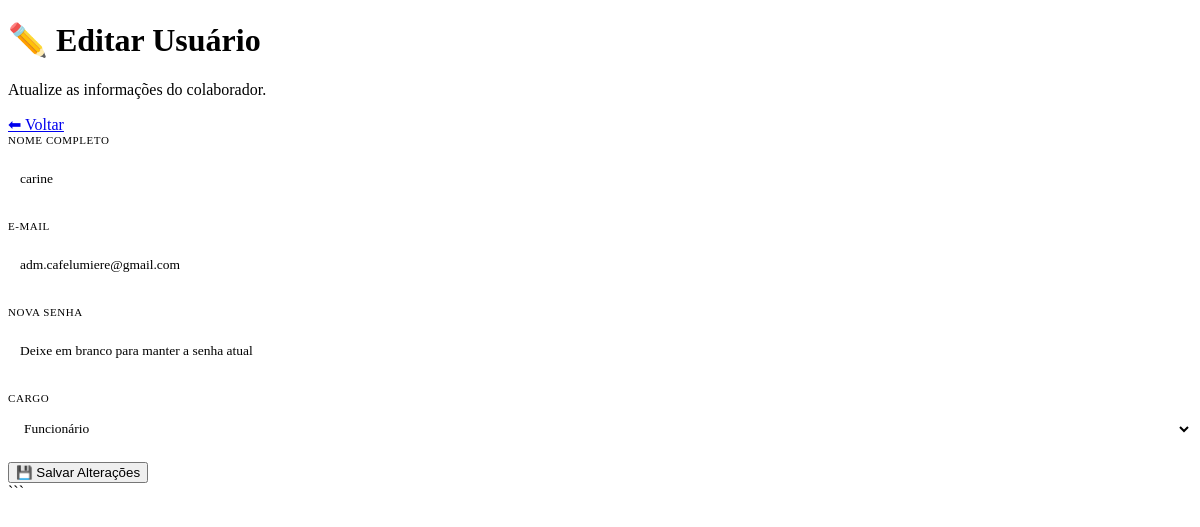
The page /editar_usuario/2 (signed in) on the database its author committed.
### tables this page shows
CREATE TABLE usuarios (
        id INTEGER PRIMARY KEY AUTOINCREMENT,
        nome TEXT,
        email TEXT UNIQUE,
        senha TEXT
    , tipo TEXT DEFAULT 'funcionario', ativo INTEGER DEFAULT 1, ultimo_login TIMESTAMP, criado_em TIMESTAMP);

### app.py (the view, shortened to what this page needs)
@app.route("/editar_usuario/<int:id>", methods=["GET", "POST"])
def editar_usuario(id):
    if "user_id" not in session:
        return redirect(url_for("login"))
    conn = get_db()
    usuario = conn.execute(
        "SELECT * FROM usuarios WHERE id=?", (id,)
    ).fetchone()
    conn.close()
    if usuario is None:
        flash("Usuário não encontrado.", "erro")
        return redirect(url_for("usuarios"))
    return render_template("editar_usuario.html", usuario=usuario)

### app.py (called while the page is built)
def get_db():
    conn = sqlite3.connect(DB_PATH)
    conn.row_factory = sqlite3.Row
    return conn

### templates/editar_usuario.html (shortened to what this page needs)
<!DOCTYPE html>
<html lang="pt-br">
<head>
    <link rel="stylesheet" href="{{ url_for('static', filename='css/usuario.css') }}">
</head>
<body class="dashboard-page">
<div class="container">
    <div class="dashboard-box">
        <div class="topo-dashboard">
            <div>
                <h1>✏️ Editar Usuário</h1>
                <p>Atualize as informações do colaborador.</p>
            </div>
            <a href="{{ url_for('usuarios') }}" class="btn-voltar">
                ⬅ Voltar
            </a>
        </div>
        <div class="card">
            <form method="POST">
                <div class="input-group">
                    <label>Nome Completo</label>
                    <input
                        type="text"
                        name="nome"
                        value="{{ usuario.nome }}"
                        required>
                </div>
                <div class="input-group">
                    <label>E-mail</label>
                    <input
                        type="email"
                        name="email"
                        value="{{ usuario.email }}"
                        required>
                </div>
                <div class="input-group">
                    <label>Nova Senha</label>
                    <input
                        type="password"
                        name="senha"
                        placeholder="Deixe em branco para manter a senha atual">
                </div>
                <div class="input-group">
                    <label>Cargo</label>
                    <select name="tipo">
                        <option value="funcionario"
                            {% if usuario.tipo == 'funcionario' %}selected{% endif %}>
                            Funcionário
                        </option>
                    </select>
                </div>
                <button type="submit">
                    💾 Salvar Alterações
                </button>
            </form>
        </div>
    </div>
</div>
</body>
</html>

### static/css/usuario.css (style rules this page uses)
.input-group { display: flex; flex-direction: column; gap: 6px; margin-bottom: 14px; }
.input-group label { font-size: 11px; font-weight: 500; color: var(--text-muted); text-transform: uppercase; letter-spacing: .05em; }
.input-group input, .input-group select { background: var(--bg-card2); border: 1px solid var(--border); border-radius: var(--radius-sm); color: var(--text); font-family: var(--font); font-size: 13.5px; padding: 8px 12px; outline: none; transition: border-color .15s; height: 38px; width: 100%; }
.input-group input::placeholder { color: var(--text-muted); }
.input-group select option { background: var(--bg-card2); }

### rows shown on the page
usuarios: nome "carine", email "adm.cafelumiere@gmail.com", tipo "Funcionário"
